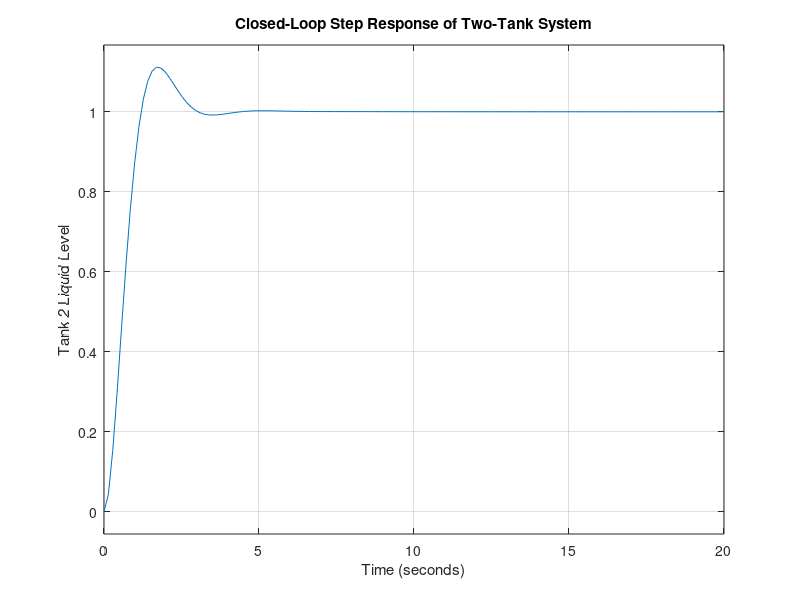
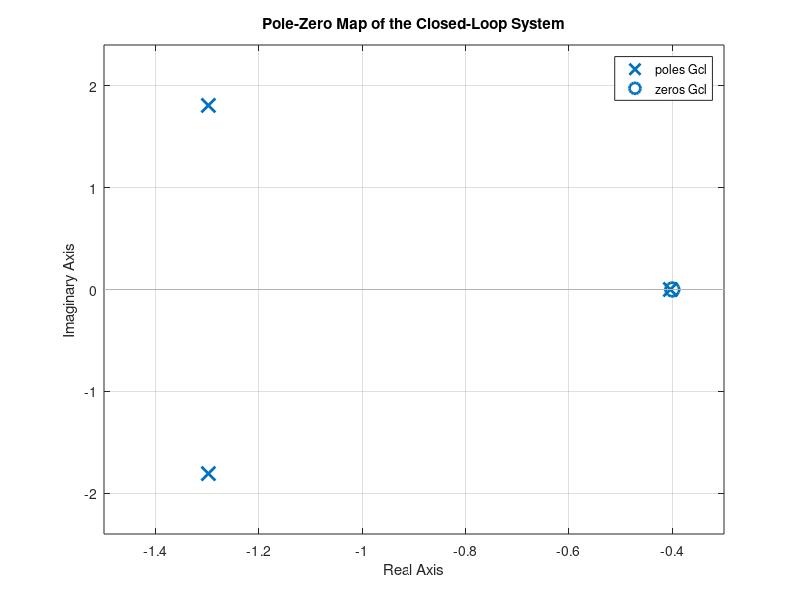

These charts were generated, in order, by the following MATLAB code: (Note: this script raises an error after producing the figures.)
%% Two-Tank Liquid Level Control System (Series Tanks)
% This script models, controls, and simulates a two-tank liquid level system
% using a PI controller and analyzes the closed-loop response.

clc;
clear;
close all;

% Step 1: Define Physical Parameters of the System

A1 = 1;        % Cross-sectional area of Tank 1 (m^2)
A2 = 1;        % Cross-sectional area of Tank 2 (m^2)

R1 = 1;        % Hydraulic resistance between Tank 1 and Tank 2
R2 = 1;        % Hydraulic resistance at Tank 2 outlet

% These parameters are assumed constant and represent
% flow resistance and tank geometry

% Step 2: Define the Plant Transfer Function
% Derived from mass balance equations:
%
% A1 dh1/dt = Qin - (h1 - h2)/R1
% A2 dh2/dt = (h1 - h2)/R1 - h2/R2
%
% Final transfer function:
% H2(s)/Qin(s)

num = [1];    % Numerator of transfer function
den = [A1*A2*R1*R2  A1*R1 + A2*(R1 + R2)  1];

Gp = tf(num, den);

% Step 3: Define the PI Controller
% Controller transfer function:
% Gc(s) = Kp + Ki/s

Kp = 5;        % Proportional gain
Ki = 2;        % Integral gain

Gc = pid(Kp, Ki);

% Step 4: Open-Loop System

Gol = series(Gc, Gp);

% Step 5: Closed-Loop System with Unity Feedback

Gcl = feedback(Gol, 1);

% Step 6: Time-Domain Simulation (Step Response)

figure;
step(Gcl);
grid on;
title('Closed-Loop Step Response of Two-Tank System');
xlabel('Time (seconds)');
ylabel('Tank 2 Liquid Level');

% Step 7: Additional System Analysis

figure;
pzmap(Gcl);
grid on;
title('Pole-Zero Map of the Closed-Loop System');

figure;
stepinfo(Gcl)
